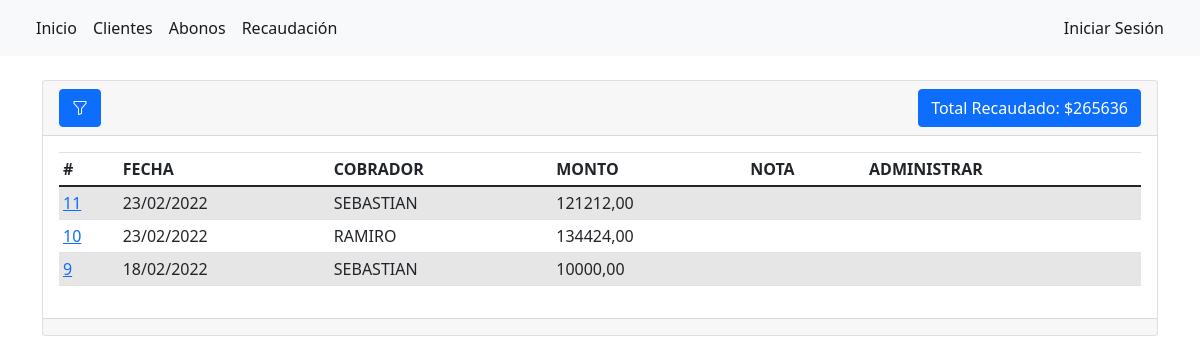
The app's page /recaudaciones/, older data.
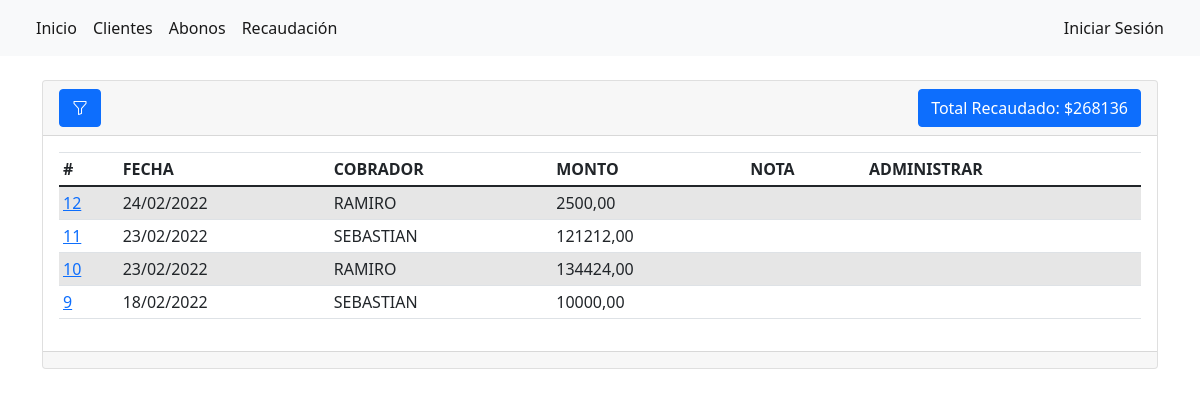
The same page, newer data.
### abonos/models.py (models this page shows, shortened)
class Recaudacion(models.Model):
    cobrador = models.ForeignKey(
        'Cobrador',
        blank=False,
        null=True,
        on_delete=SET_NULL
        )
    fecha = models.DateTimeField(
        blank=True,
        null=True,
        default= datetime.now,
        verbose_name="fecha"
        )
    monto = models.DecimalField(
        max_digits=10,
        decimal_places=2,
        default=0.00,
        verbose_name="monto"
        )
    nota = models.CharField(
        max_length=100,
        blank=True,
        verbose_name="nota"
        )
    creado = models.DateTimeField(auto_now_add=True)
    modificado = models.DateTimeField(auto_now=True)
    class Meta:
        verbose_name = "Recaudación"
        verbose_name_plural = "Recaudaciones"
        ordering = ['-modificado', '-creado']

class Cobrador(models.Model):
    nombre = models.CharField(max_length=45, verbose_name="nombre")
    activo = models.BooleanField(default=True, verbose_name="activo")
    usuario = models.ForeignKey(User,null=True, on_delete=SET_NULL)
    creado = models.DateTimeField(auto_now_add=True)
    modificado = models.DateTimeField(auto_now=True)
    class Meta:
        verbose_name = "Cobrador"
        verbose_name_plural = "Cobradores"
        ordering = ['-modificado', '-creado']
        unique_together = ['nombre']

### abonos/views.py (the view)
# urls.py: path('recaudaciones/', views.recaudaciones, name='recaudaciones'),
def recaudaciones(request):
    if request.GET.get('query_cobrador') != None:
        query_cobrador = request.GET.get('query_cobrador')
        recaudaciones = Recaudacion.objects.filter(cobrador__id=query_cobrador).order_by('-creado')
    if request.GET.get('query_cobrador') == None:
        recaudaciones = Recaudacion.objects.all().order_by('-creado')
    suma_monto = recaudaciones.aggregate(monto=Sum('monto'))
    cobradores = Cobrador.objects.all()
    context = {
        'recaudaciones': recaudaciones,
        'cobradores': cobradores,
        'suma_monto': suma_monto,
    }
    return render(request, 'recaudaciones/index.html', context)

### abonos/templates/recaudaciones/index.html (shortened to what this page needs)
{% extends "base.html" %}
{% block contenido %}
<div class="card">
    <div class="card-header d-flex justify-content-between">
        <a class="btn btn-primary" data-bs-toggle="offcanvas" href="#filtros" role="button" aria-controls="filtros">
            <i class="bi bi-funnel"></i>
        </a>
        {% if suma_monto.monto == None %}
        <a name="" id="" class="btn btn-primary" href="#">Total Recaudado:  $0</a>
        {% else %}
        <a name="" id="" class="btn btn-primary" href="#">Total Recaudado:  ${{suma_monto.monto}}</a>
        {% endif %}
    </div>
    <div class="card-body">
        <div class="table-responsive">
            <table class="table table-sm table-striped table-hover">
                <thead>
                    <tr>
                        <th>#</th>
                        <th>FECHA</th>
                        <th>COBRADOR</th>
                        <th>MONTO</th>
                        <th>NOTA</th>
                        <th>ADMINISTRAR</th>
                    </tr>
                </thead>
                <tbody>
                    {% for recaudacion in recaudaciones %}
                    <tr>
                        <td>
                            <a href="{% url 'abonos'%}?query_recaudacion={{ recaudacion.id }}">{{ recaudacion.id }}</a>
                        </td>
                        <td>{{ recaudacion.fecha|date:"d/m/Y" }}</td>
                        <td>{{ recaudacion.cobrador.nombre }}</td>
                        <td>{{ recaudacion.monto }}</td>
                        <td>{{ recaudacion.nota }}</td>
                        <td>
                        </td>
                    </tr>
                    {% endfor %}
                </tbody>
            </table>
        </div>
    </div>
    <div class="card-footer text-muted">
    </div>
</div>
{% endblock %}

Row changes from the older to the newer data that the page shows:
added Recaudacion: id "12", fecha "24/02/2022", cobrador.nombre "RAMIRO", monto "2500,00"
Text that changed along with them:
{{ suma_monto.monto }}: "265636" → "268136"
